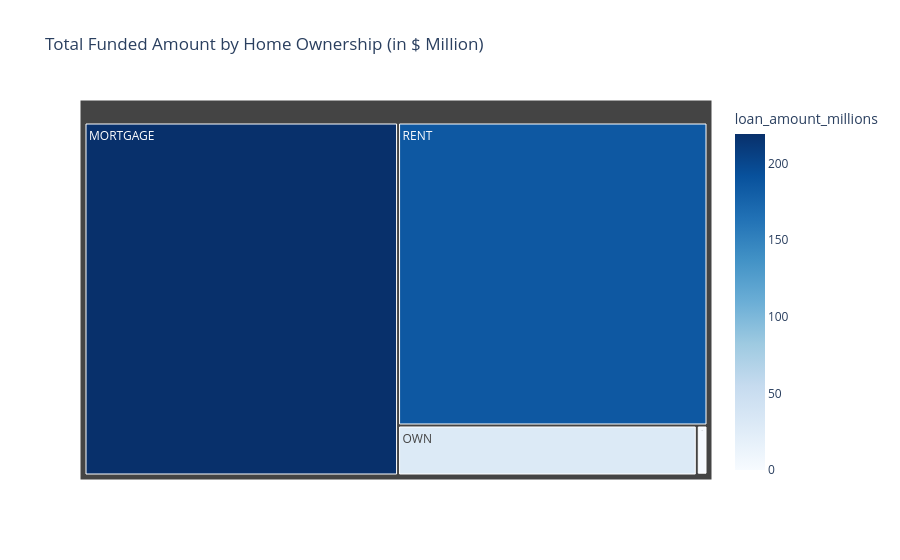

Notebook source saved alongside this figure:
### Markdown cell above
## Home Ownership Analysis By Total Funded Amount

### Code cell
home_funding= df.groupby('home_ownership')['loan_amount'].sum().reset_index()
home_funding['loan_amount_millions']= home_funding['loan_amount'] / 1000000

fig= px.treemap(
    home_funding, path=['home_ownership'],
    values='loan_amount_millions',
    color='loan_amount_millions',
    color_continuous_scale='blues',
    title="Total Funded Amount by Home Ownership (in $ Million)"
)
fig.show()

### Figure 1 — Plotly figure (JSON) as saved in the notebook; plotly's stock layout.template omitted (floating-point values rounded to 4 significant figures)
{"data": [{"branchvalues": "total", "customdata": [[219.3], [0.0168], [1.045], [29.6], [185.8]], "domain": {"x": [0, 1], "y": [0, 1]}, "hovertemplate": "labels=%{label}<br>loan_amount_millions_sum=%{value}<br>parent=%{parent}<br>id=%{id}<br>loan_amount_millions=%{color}<extra></extra>", "ids": ["MORTGAGE", "NONE", "OTHER", "OWN", "RENT"], "labels": ["MORTGAGE", "NONE", "OTHER", "OWN", "RENT"], "marker": {"coloraxis": "coloraxis", "colors": [219.3, 0.0168, 1.045, 29.6, 185.8]}, "name": "", "parents": ["", "", "", "", ""], "type": "treemap", "values": [219.3, 0.0168, 1.045, 29.6, 185.8]}], "layout": {"coloraxis": {"colorbar": {"title": {"text": "loan_amount_millions"}}, "colorscale": [[0, "rgb(247,251,255)"], [0.125, "rgb(222,235,247)"], [0.25, "rgb(198,219,239)"], [0.375, "rgb(158,202,225)"], [0.5, "rgb(107,174,214)"], [0.625, "rgb(66,146,198)"], [0.75, "rgb(33,113,181)"], [0.875, "rgb(8,81,156)"], [1, "rgb(8,48,107)"]]}, "legend": {"tracegroupgap": 0}, "title": {"text": "Total Funded Amount by Home Ownership (in $ Million)"}}}
